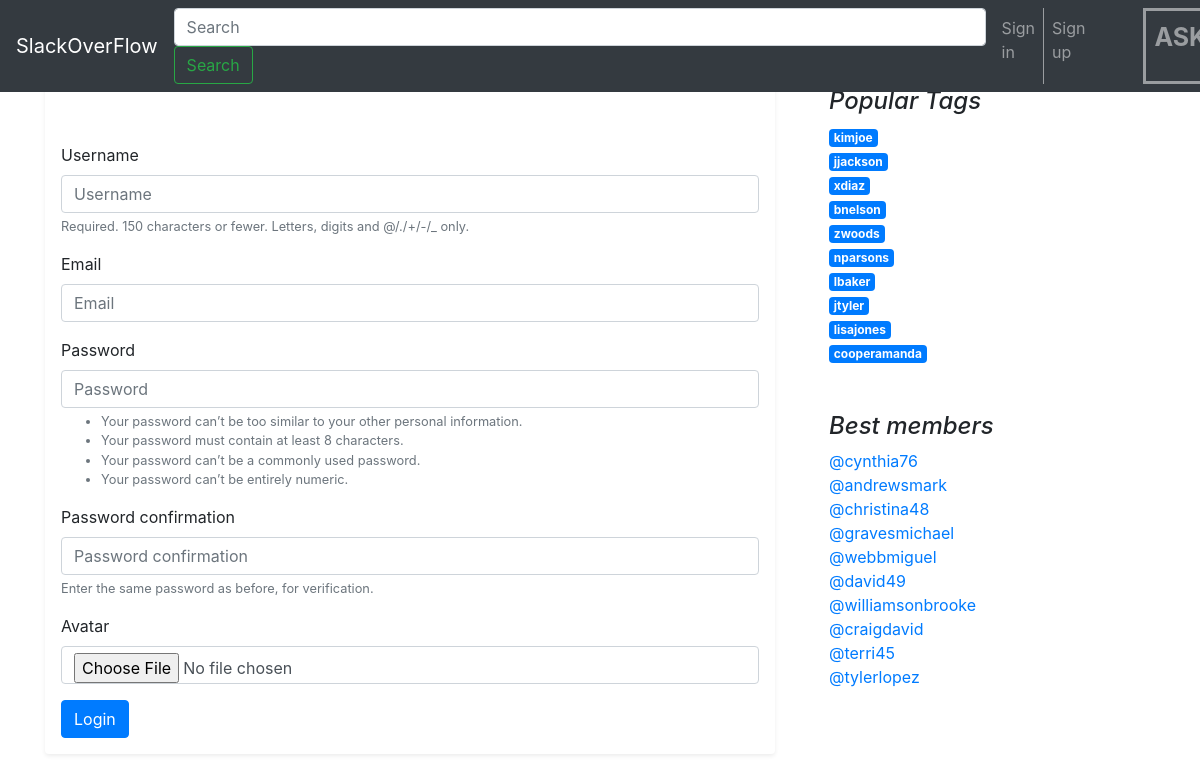
The page /singUp/ on the database its author committed.
### app/models.py (models this page shows)
class Tag(models.Model):
    title = models.CharField('Tag', max_length=128, unique="true")
    rating = models.IntegerField(default=0)
    objects = TagManager()
    def __str__(self):
        return self.title

class Client(models.Model):
    user = models.OneToOneField(
        User,
        on_delete=models.CASCADE,
    )
    avatar = models.ImageField(upload_to='avatars/', blank=True, null=True, verbose_name='Avatar')
    rating = models.IntegerField('rating user', default=0)
    objects = UserManager()
    def __str__(self):
        return self.user.username

### app/views.py (the view, shortened to what this page needs)
# urls.py: path('singUp/', views.singup, name='singUp'),
def singup(request):
    if request.method == 'GET':
        form = forms.RegistrationForm
    formAv = AvatarForm(request.user)
    tags = Tag.objects.best_tags()[0:10]
    users = Client.objects.best_members()[0:10]
    return render(request, 'sing_up_page.html', {
        'tags': tags,
        'users': users,
        'form': form,
        'formAv': formAv,
        'user': request.user,
        'errors': form.errors,
    })

### app/forms.py (shortened to what this page needs)
class AvatarForm(forms.ModelForm):
    class Meta:
        model = Client
        fields = ['avatar']
    def __init__(self, user, *args, **kwargs):
        self.author = user
        super().__init__(*args, **kwargs)

### app/models.py (called while the page is built)
    def best_members(self):
        return self.order_by('-rating')

    def best_tags(self):
        return self.order_by('-rating')

### Templates/sing_up_page.html (shortened to what this page needs)
{% extends 'base.html' %}
{% load bootstrap4 %}
{% load static%}
{% block content %}
  <form class="form mt-5" method="POST" novalidate enctype="multipart/form-data">
    {% bootstrap_form form %}
  {% bootstrap_form formAv %}
    {% buttons %}
        <button type="submit" class="btn btn-primary">Login</button>
    {% endbuttons %}
  </form>
{% endblock content %}

### Templates/inc/rightSide.html
    </div>
    <aside class="col-md-4 blog-sidebar">
      <div class="p-4">
        <h4 class="font-italic">Popular Tags</h4>
        <ol class="list-unstyled mb-0">
          {% for tag in tags%}
            <li>
              <a class="badge badge-primary" href="{% url 'tagSearch' tag=tag %}">
                        {{ tag.title }}
              </a>
            </li>
          {% endfor%}
        </ol>
      </div>
      <div class="p-4">
        <h4 class="font-italic">Best members</h4>
        <ol class="list-unstyled">
          {% for user in users%}
            <li>
              <a href="#">
                        @{{ user }}
              </a>
            </li>
          {% endfor%}
        </ol>
      </div>
    </aside>
  </div>

### rows shown on the page
Tag: title "kimjoe"
Tag: title "jjackson"
Tag: title "xdiaz"
Tag: title "bnelson"
Tag: title "zwoods"
Tag: title "nparsons"
Tag: title "lbaker"
Tag: title "jtyler"
Tag: title "lisajones"
Tag: title "cooperamanda"
Client: user.username "cynthia76"
Client: user.username "andrewsmark"
Client: user.username "christina48"
Client: user.username "gravesmichael"
Client: user.username "webbmiguel"
Client: user.username "david49"
Client: user.username "williamsonbrooke"
Client: user.username "craigdavid"
Client: user.username "terri45"
Client: user.username "tylerlopez"
